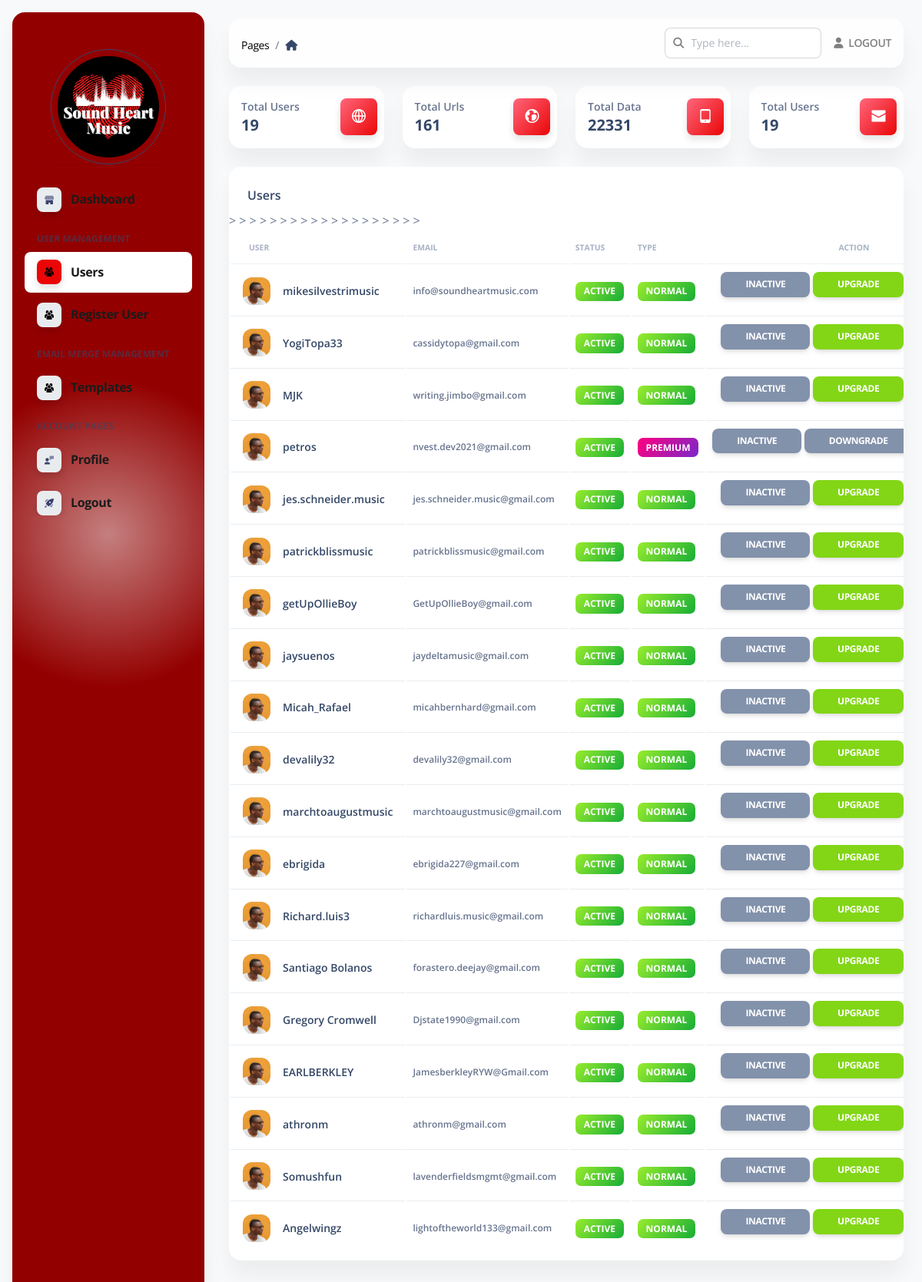
/admin/users (signed in), run on the app's committed database.
### apps/authentication/models.py (models this page shows, shortened)
class Users(db.Model, UserMixin):
    __tablename__ = 'Users'
    id            = db.Column(db.Integer, primary_key=True)
    username      = db.Column(db.String(255), unique=True, nullable=False)
    email         = db.Column(db.String(255), unique=True,  index=True)
    password      = db.Column(db.String(255), default='user')
    role          = db.Column(db.String(64), nullable=False)
    oauth_github  = db.Column(db.String(100), nullable=True)
    nylas_access_token = db.Column(db.String(32))
    api_token     = db.Column(db.String(100))
    api_token_ts  = db.Column(db.Integer)
    state         = db.Column(db.String(10))

### apps/home/routes.py (the view)
@blueprint.route('/admin/users', methods=['POST', 'GET'])
@login_required
@role_required('admin')
def admin_users():
    page_data = get_admin_data()
    users = Users.query.filter(Users.role != "admin").all()
    return render_template("home/admin_users.html",
                           segment='users', API_GENERATOR=len(API_GENERATOR),
                           page_data=page_data,
                           users=users
                           )

### apps/__init__.py (called while the page is built)
def configure_database(app):
    with app.app_context():
        try:
            db.create_all()
        except Exception as e:
            print('> Error: DBMS Exception: ' + str(e) )
            basedir = os.path.abspath(os.path.dirname(__file__))
            app.config['SQLALCHEMY_DATABASE_URI'] = SQLALCHEMY_DATABASE_URI = 'sqlite:///' + os.path.join(basedir, 'db.sqlite3')
            print('> Fallback to SQLite ')
            db.create_all()
    @app.teardown_request
    def shutdown_session(exception=None):
        db.session.remove()

### apps/authentication/models.py (called while the page is built)
@login_manager.user_loader
def user_loader(id):
    return Users.query.filter_by(id=id).first()

### apps/home/routes.py (called while the page is built)
def role_required(role):
    def decorator(fn):
        @wraps(fn)
        def wrapper(*args, **kwargs):
            admin = Users.query.filter_by(email=current_user.email).first()
            if admin:
                if admin.role != role:
                    logout_user()
                    return redirect(url_for('home_blueprint.admin_login'))
                else:
                    return fn(*args, **kwargs)
            else:
                logout_user()
                return redirect(url_for('home_blueprint.admin_login'))
        return wrapper
    return decorator

def get_admin_data():
    user_urls = Yelpurl.query.all()
    users = Users.query.filter(Users.role != "admin").all()
    services = Service.query.all()
    page_data = {
        'total_filters': len(user_urls),
        'total_users': len(users),
        'services': len(services)
    }
    return page_data

### apps/templates/home/admin_users.html (shortened to what this page needs)
{% extends 'layouts/admin.html' %}
{% block content %}
    <div class="container-fluid py-4">
        <div class="row">
            <div class="col-xl-3 col-sm-6 mb-xl-0 mb-4">
                <div class="card">
                    <div class="card-body p-3">
                        <div class="row">
                            <div class="col-8">
                                <div class="numbers">
                                    <p class="text-sm mb-0 text-capitalize font-weight-bold">Total Users</p>
                                    <h5 class="font-weight-bolder mb-0">
                                        {{ page_data['total_users'] }}
                                    </h5>
                                </div>
                            </div>
                            <div class="col-4 text-end">
                                <div class="icon icon-shape bg-gradient-danger shadow text-center border-radius-md">
                                    <i class="ni ni-world-2 text-lg opacity-10" aria-hidden="true"></i>
                                </div>
                            </div>
                        </div>
                    </div>
                </div>
            </div>
            <div class="col-xl-3 col-sm-6 mb-xl-0 mb-4">
                <div class="card">
                    <div class="card-body p-3">
                        <div class="row">
                            <div class="col-8">
                                <div class="numbers">
                                    <p class="text-sm mb-0 text-capitalize font-weight-bold">Total Urls</p>
                                    <h5 class="font-weight-bolder mb-0">
                                        {{ page_data['total_filters'] }}
                                    </h5>
                                </div>
                            </div>
                            <div class="col-4 text-end">
                                <div class="icon icon-shape bg-gradient-danger shadow text-center border-radius-md">
                                    <i class="ni ni-world text-lg opacity-10" aria-hidden="true"></i>
                                </div>
                            </div>
                        </div>
                    </div>
                </div>
            </div>
            <div class="col-xl-3 col-sm-6 mb-xl-0 mb-4">
                <div class="card">
                    <div class="card-body p-3">
                        <div class="row">
                            <div class="col-8">
                                <div class="numbers">
                                    <p class="text-sm mb-0 text-capitalize font-weight-bold">Total Data</p>
                                    <h5 class="font-weight-bolder mb-0">
                                        {{ page_data['services'] }}
                                    </h5>
                                </div>
                            </div>
                            <div class="col-4 text-end">
                                <div class="icon icon-shape bg-gradient-danger shadow text-center border-radius-md">
                                    <i class="ni ni-mobile-button text-lg opacity-10" aria-hidden="true"></i>
                                </div>
                            </div>
                        </div>
                    </div>
                </div>
            </div>
            <div class="col-xl-3 col-sm-6">
                <div class="card">
                    <div class="card-body p-3">
                        <div class="row">
                            <div class="col-8">
                                <div class="numbers">
                                    <p class="text-sm mb-0 text-capitalize font-weight-bold">Total Users</p>
                                    <h5 class="font-weight-bolder mb-0">
                                        {{ page_data['total_users'] }}
                                    </h5>
                                </div>
                            </div>
                            <div class="col-4 text-end">
                                <div class="icon icon-shape bg-gradient-danger shadow text-center border-radius-md">
                                    <i class="ni ni-email-83 text-lg opacity-10" aria-hidden="true"></i>
                                </div>
                            </div>
                        </div>
                    </div>
                </div>
            </div>
        </div>
        <div class="row py-4">
            <div class="col-12">
                <div class="card mb-4">
                    <div class="card-header pb-0">
                        <h6>Users</h6>
                    </div>
                    <div class="card-body px-0 pt-0 pb-2">
                        <div class="table-responsive p-0">
                            {% if users %}
                                <table class="table align-items-center mb-0">
                                    <thead>
                                    <tr>
                                        <th class="text-uppercase text-secondary text-xxs font-weight-bolder opacity-7">
                                            User
                                        </th>
                                        <th class="text-uppercase text-secondary text-xxs font-weight-bolder opacity-7 ps-2">
                                            Email
                                        </th>
                                        <th class="text-uppercase text-secondary text-xxs font-weight-bolder opacity-7 ps-2">
                                            Status
                                        </th>
                                        <th class="text-uppercase text-secondary text-xxs font-weight-bolder opacity-7 ps-2">
                                            Type
                                        </th>
                                        <th class="text-center text-uppercase text-secondary text-xxs font-weight-bolder opacity-7">
                                            Action
                                        </th>
                                    </tr>
                                    </thead>
                                    <tbody>
                                    {% for user in users %}
                                        <tr>
                                            <td>
                                                <div class="d-flex px-2 py-1">
                                                    <div>
                                                        <img src="{{ config.ASSETS_ROOT }}/img/team-2.jpg"
                                                             class="avatar avatar-sm me-3" alt="user1">
                                                    </div>
                                                    <div class="d-flex flex-column justify-content-center">
                                                        <h6 class="mb-0 text-sm">{{ user.username }}</h6>
                                                    </div>
                                                </div>
                                            </td>
                                            <td>
                                                <p class="text-xs font-weight-bold mb-0">{{ user.email }}</p>
                                            </td>
                                            <td>
                                                {% if user.state == 'pending' %}
                                                    <span class="badge badge-sm bg-gradient-secondary">Pending</span>
                                                {% else %}
                                                    <span class="badge badge-sm bg-gradient-success">Active</span>
                                                {% endif %}
                                            </td>>
                                            <td>
                                                {% if user.role == 'user' %}
                                                    <span class="badge badge-sm bg-gradient-success">Normal</span>
                                                {% else %}
                                                    <span class="badge badge-sm bg-gradient-primary">Premium</span>
                                                {% endif %}
                                            </td>
                                            <td class="align-middle text-center text-sm">
                                                {% if user.state == 'pending' %}
                                                    <a href="/admin/users/approve/{{ user.id }}" class="btn btn-sm btn-success">Approve</a>
                                                {% else %}
                                                    <a href="/admin/users/inactive/{{ user.id }}" class="btn btn-sm btn-secondary">Inactive</a>
                                                {% endif %}
                                                {% if user.role == 'user' %}
                                                    <a href="/admin/users/upgrade/{{ user.id }}" class="btn btn-sm btn-success ">Upgrade</a>
                                                {% else %}
                                                    <a href="/admin/users/downgrade/{{ user.id }}" class="btn btn-sm btn-secondary">Downgrade</a>
                                                {% endif %}
                                            </td>
                                        </tr>
                                    {% endfor %}
                                    </tbody>
                                </table>
                            {% endif %}
                        </div>
                    </div>
                </div>
            </div>
        </div>
    </div>
{% endblock content %}

### apps/static/assets/css/nucleo-svg.css (style rules this page uses)
.icon { display: inline-block; color: #111111; height: 1em; width: 1em; }
.icon { fill: currentColor; stroke: none; }

### apps/static/assets/css/dark-theme-core.css (style rules this page uses)
body { transition: background-color 200ms ease-in; }

### data on the page
Users: username "mikesilvestrimusic", email "info@soundheartmusic.com", state "ACTIVE", role "NORMAL"
Users: username "YogiTopa33", email "cassidytopa@gmail.com", state "ACTIVE", role "NORMAL"
Users: username "MJK", email "writing.jimbo@gmail.com", state "ACTIVE", role "NORMAL"
Users: username "petros", email "nvest.dev2021@gmail.com", state "ACTIVE", role "PREMIUM"
Users: username "jes.schneider.music", email "jes.schneider.music@gmail.com", state "ACTIVE", role "NORMAL"
Users: username "patrickblissmusic", email "patrickblissmusic@gmail.com", state "ACTIVE", role "NORMAL"
Users: username "getUpOllieBoy", email "GetUpOllieBoy@gmail.com", state "ACTIVE", role "NORMAL"
Users: username "jaysuenos", email "jaydeltamusic@gmail.com", state "ACTIVE", role "NORMAL"
Users: username "Micah_Rafael", email "micahbernhard@gmail.com", state "ACTIVE", role "NORMAL"
Users: username "devalily32", email "devalily32@gmail.com", state "ACTIVE", role "NORMAL"
Users: username "marchtoaugustmusic", email "marchtoaugustmusic@gmail.com", state "ACTIVE", role "NORMAL"
Users: username "ebrigida", email "ebrigida227@gmail.com", state "ACTIVE", role "NORMAL"
Users: username "Richard.luis3", email "richardluis.music@gmail.com", state "ACTIVE", role "NORMAL"
Users: username "Santiago Bolanos", email "forastero.deejay@gmail.com", state "ACTIVE", role "NORMAL"
Users: username "Gregory Cromwell", email "Djstate1990@gmail.com", state "ACTIVE", role "NORMAL"
Users: username "EARLBERKLEY", email "JamesberkleyRYW@Gmail.com", state "ACTIVE", role "NORMAL"
Users: username "athronm", email "athronm@gmail.com", state "ACTIVE", role "NORMAL"
Users: username "Somushfun", email "lavenderfieldsmgmt@gmail.com", state "ACTIVE", role "NORMAL"
Users: username "Angelwingz", email "lightoftheworld133@gmail.com", state "ACTIVE", role "NORMAL"

### other printed values
{{ page_data['total_users'] }} "19"
{{ page_data['total_filters'] }} "161"
{{ page_data['services'] }} "22331"
